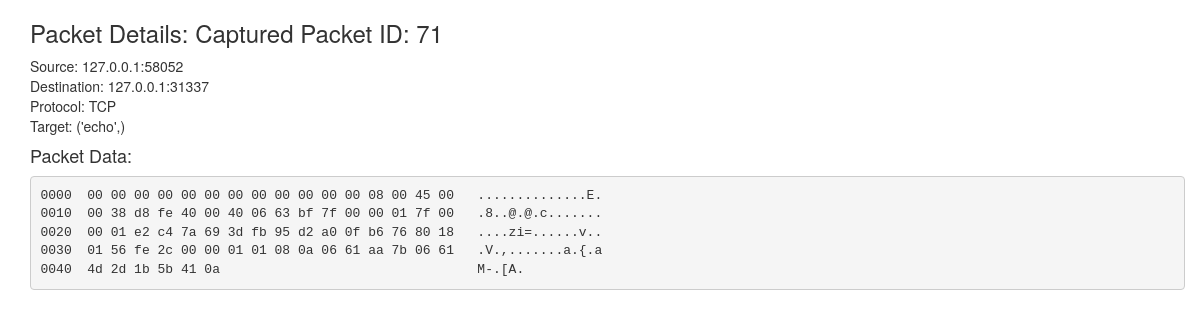
/packet_details/71/, run on the app's committed database.
### packetstore/models.py (models this page shows)
class Packet(models.Model):
    PROTOCOL_CHOICES = (
        ('UDP', 'UDP Protocol'),
        ('TCP', 'TCP Protocol'),
        ('ICMP', 'ICMP Protocol'),
        ('IP', 'IP / Other'),
    )
    title = models.CharField(max_length=32)
    timestamp = models.DateTimeField()
    src = models.CharField(max_length=64)
    dst = models.CharField(max_length=64)
    srcport = models.IntegerField()
    dstport = models.IntegerField()
    protocol = models.CharField(max_length=5, choices=PROTOCOL_CHOICES)
    pcap = models.FileField()
    target = models.CharField(max_length=128)
    packetdata = models.TextField()
    description = models.TextField(blank=True)

### packetstore/views.py (the view)
# urls.py: url(r'^packet_details/(?P<id>\d+)/', views.packet_details, name='packet_details'),
def packet_details(request, id):
    try:
        packet = Packet.objects.get(id=id)
    except Packet.DoesNotExist:
        raise Http404('Packet not found.')
    return render(request, 'packetstore/packet_details.html', {'packet':packet})

### scapjo/templates/packetstore/packet_details.html
{% extends "base.html" %}
{% block content %}
    <h3>Packet Details: {{ packet.title }} ID: {{ packet.id }}</h3>
    <p>Source: {{ packet.src }}:{{ packet.srcport }}<br>
    Destination: {{ packet.dst }}:{{ packet.dstport }}<br>
    Protocol: {{ packet.protocol }}<br>
    Target: {{ packet.target }}</p>
    <h4>Packet Data:</h4>
    <p> <pre>
{{ packet.packetdata }}</pre>
{% endblock %}

### packetstore/static/css/scapjo.css (style rules this page uses)
body { padding-left: 15px; }

### data on the page
Packet: title "Captured Packet", id "71", src "127.0.0.1", srcport "58052", dst "127.0.0.1", dstport "31337", protocol "TCP", target "('echo',)", packetdata "0000 00 00 00 00 00 00 00 00 00 00 00 00 08 00 45 00 ..............E. 0010 00 38 d8 fe 40 00 40 06 63 bf 7f 00 00 01 7f 00 .8..@.@.c....... 0020 00 01 e2 c4 7a 69 3d fb 95 d2 a0 0f b6 76 80 18 ....zi=......v.. 0030 01 56 fe 2c 00 00 01 01 08 0a 06 61 aa 7b 06 61 .V.,.......a.{.a 0040 4d 2d 1b 5b 41 0a M-.[A."
